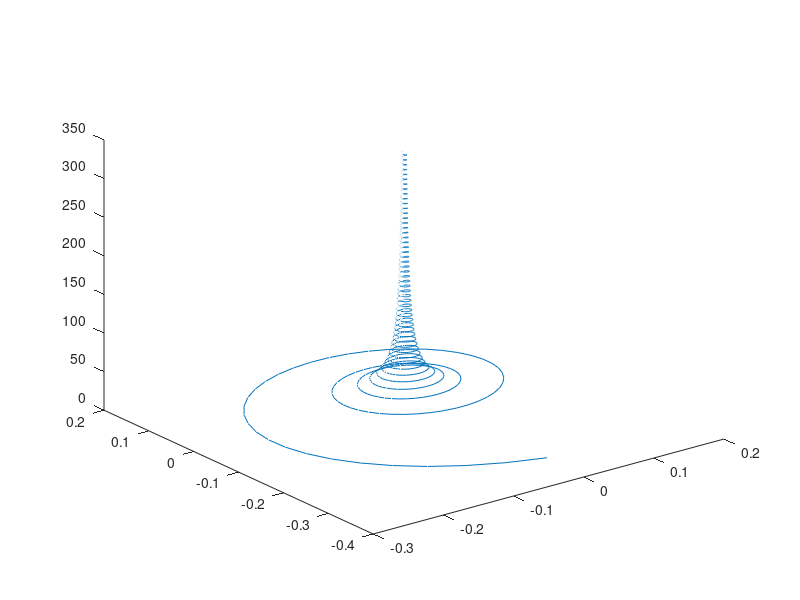

MATLAB code for this plot:
the = linspace(pi, 100 * pi, 2000);

vx = (1 ./ the) .* sin(the);
vy = (1 ./ the) .* cos(the);

plot3(vx, vy, the);
